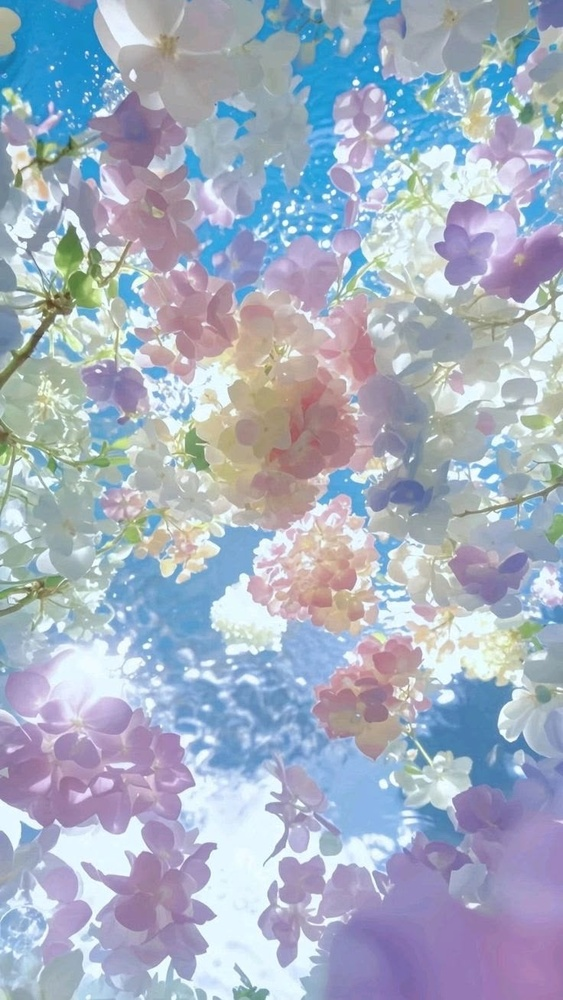
#> input picture picture_dataset/picture-6.jpeg, 563 x 1000 px, shrunk from 736 x 1308 before the run
$ python cfip_lab.py
#> lines starting #> are read from the running program, lines starting #| are printed output that depends on the picture
# -*- coding: utf-8 -*-
"""CFIP_LAB.ipynb

Automatically generated by Colab.

Original file is located at
    https://colab.research.google.com/drive/1K24_vWkPIf4nEFDqrwRVmRAFTEGnxWbt
"""

# Color Find In Picture_LAB
# LAB(사람 눈에 비슷하게 보여지는 색) 을 기준으로 해서 분류함

from sklearn import cluster
import cv2
import matplotlib.pyplot as plt
from sklearn.cluster import KMeans
from collections import Counter
import numpy as np

#클러스터(그룹) 갯수
cluster_num = 7

#사진 불러오기
img = cv2.imread("./picture_dataset/picture-6.jpeg")
#> img is the input picture: shape (1000, 563, 3); mean B, G, R 193.3, 175.6, 164.8
# print(img.shape) #가로, 세로, 색 채널 순서로 출력

#RGB 변환
rgb = cv2.cvtColor(img, cv2.COLOR_BGR2RGB)

print("관찰 이미지")
plt.imshow(rgb)
plt.show()

#LAB 변환
img = cv2.cvtColor(img, cv2.COLOR_BGR2LAB)
#> img: shape (1000, 563, 3); mean of channels 0, 1, 2 182.4, 129.2, 118

#색 채널 갯수와 열 갯수 동일하게 reshape
pix = img.reshape((-1, 3))
# print(pix.shape)

#kmeans 계산
kmeans = KMeans(n_clusters=cluster_num) #몇개의 클러스터(그룹) 으로 나눌지
kmeans.fit(pix)

cluster_means = kmeans.cluster_centers_ #각 클러스터 그룹에서의 색의 평균값

cluster_means = cluster_means.astype(np.uint8)
rgb = cv2.cvtColor(cluster_means.reshape(1, -1, 3), cv2.COLOR_LAB2RGB)
rgb = rgb.reshape(-1, 3)

counts = Counter(kmeans.labels_) # 각 클러스터마다 들어가있는 값의 갯수
sorted_counts = counts.most_common()

color= np.zeros((1,cluster_num,3), dtype=np.uint8)

for i in range(cluster_num):
  color[:, i ] = rgb[ sorted_counts[i][0] ]

plt.imshow(color)
plt.show()
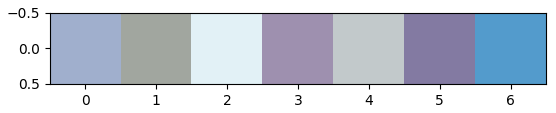
#> figure drawn by matplotlib, 1 panel

# print(rgb)
# print(sorted_counts)
# print(color)

$ run again, with picture_dataset/picture-1.jpeg copied over picture_dataset/picture-6.jpeg
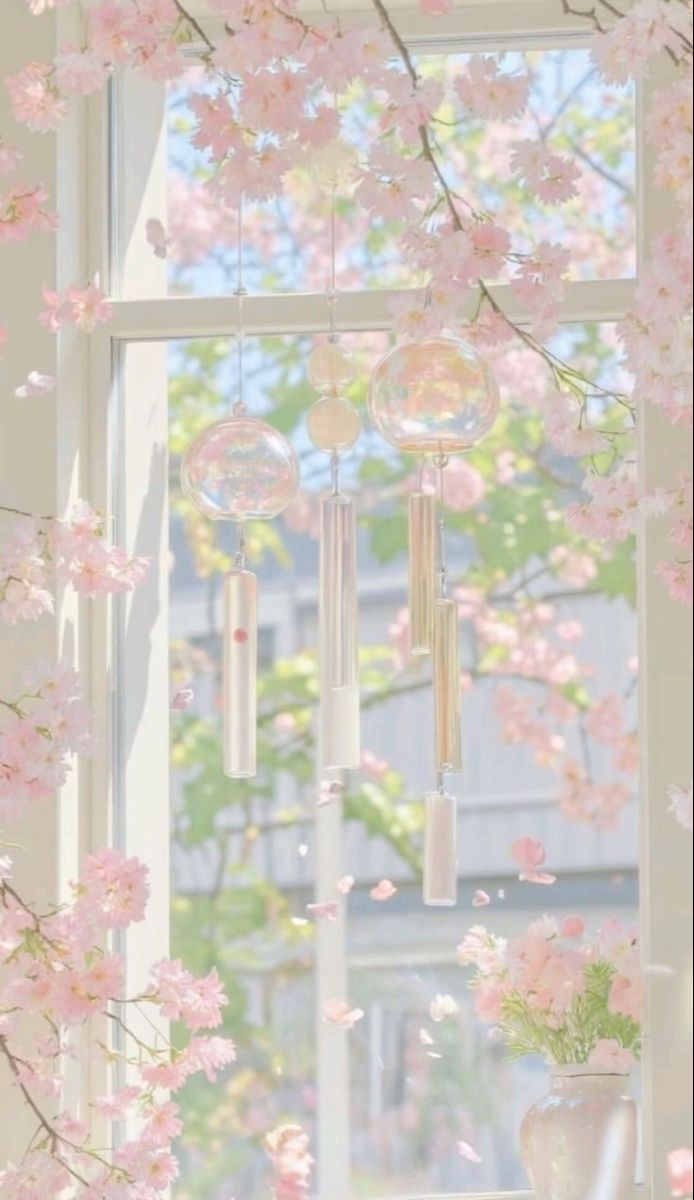
#> input picture picture_dataset/picture-1.jpeg, 694 x 1200 px
#> img is the input picture: shape (1200, 694, 3); mean B, G, R 191, 199.7, 207.3
#> img: shape (1200, 694, 3); mean of channels 0, 1, 2 206.4, 129.2, 133.4
#> `plt.show()`:
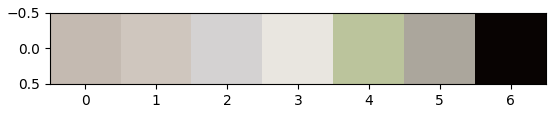
#> figure drawn by matplotlib, 1 panel

$ run again, with picture_dataset/picture-3.jpeg copied over picture_dataset/picture-6.jpeg
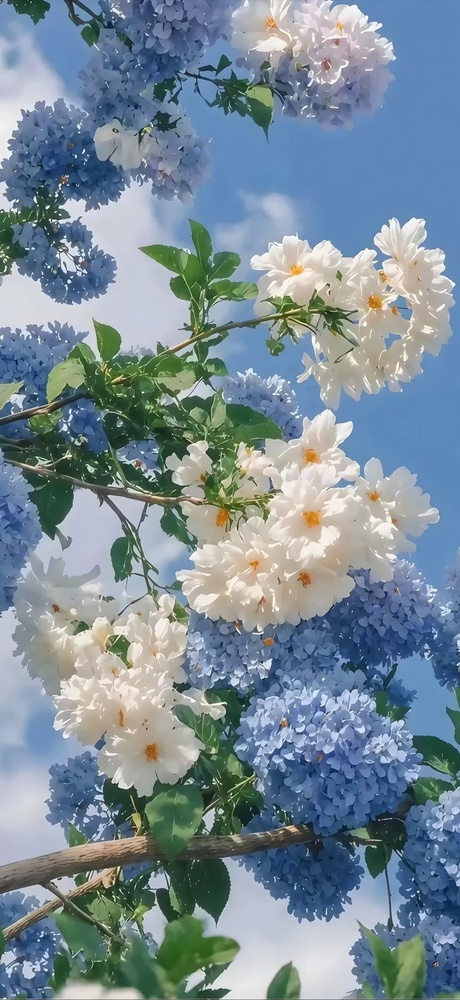
#> input picture picture_dataset/picture-3.jpeg, 460 x 1000 px, shrunk from 736 x 1599 before the run
#> img is the input picture: shape (1000, 460, 3); mean B, G, R 151.6, 139.8, 121.7
#> img: shape (1000, 460, 3); mean of channels 0, 1, 2 144.9, 125.3, 119.7
#> `plt.show()`:
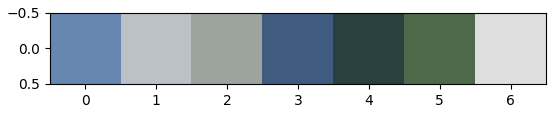
#> figure drawn by matplotlib, 1 panel
